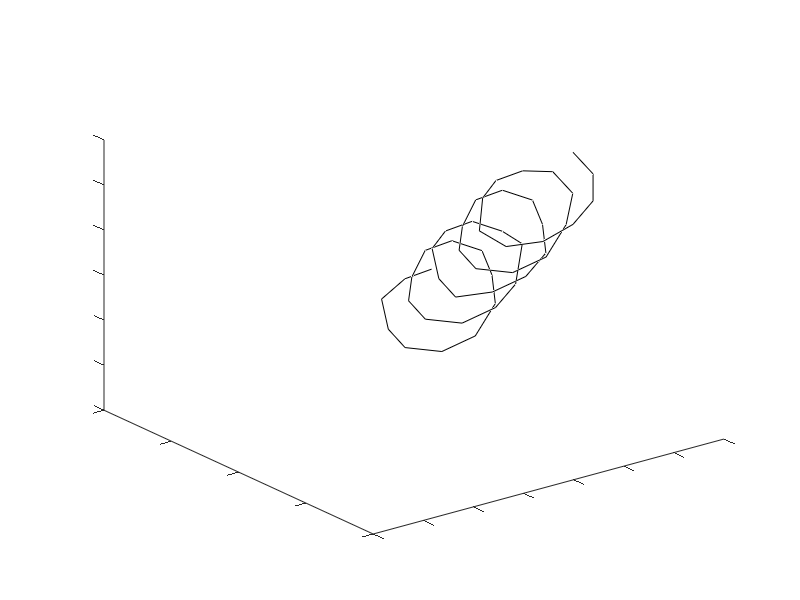

This chart was generated by the following MATLAB code:
clc
clear

% Parameters for the helix
radius = 5;   % Radius of the helix
pitch = 10;  % Distance between turns
num_turns = 5; % Number of turns
num_points_per_turn = 100; % Number of points per turn

% Calculate the total number of points
total_points = num_turns * num_points_per_turn;

% Create a vector of points along the z-axis
z = linspace(0, num_turns * pitch, total_points);

% Create a vector of angles for the helix
theta = linspace(0, num_turns * 2 * pi, total_points);

% Calculate the x and y coordinates of the helix
x = radius * cos(theta);
y = radius * sin(theta);

vertices = [x' y' z'];

% Generate random angles for rotation around x, y, and z axes
theta_x = rand * 2 * pi;
theta_y = rand * 2 * pi;
theta_z = rand * 2 * pi;

% Create rotation matrices for each axis
Rx = [
    1 0 0;
    0 cos(theta_x) -sin(theta_x);
    0 sin(theta_x) cos(theta_x)
    ];

Ry = [
    cos(theta_y) 0 sin(theta_y);
    0 1 0;
    -sin(theta_y) 0 cos(theta_y)
    ];

Rz = [
    cos(theta_z) -sin(theta_z) 0;
    sin(theta_z) cos(theta_z) 0;
    0 0 1
    ];

% Combine the rotation matrices
R = Rx * Ry * Rz;

% Apply the rotation to the vertices
rotated_vertices = (R * vertices')';

%%Your points
xyz_coordinates=round(rotated_vertices)-(round(min(min(rotated_vertices)))-1);

% Plot the original helix
figure
monomer_index=1:1:size(xyz_coordinates,1);
query_index=1:10:size(xyz_coordinates,1);
% Apply interpolation for each x,y and z
xx = interp1(monomer_index,xyz_coordinates(:,1),query_index,'spline');
yy = interp1(monomer_index,xyz_coordinates(:,2),query_index,'spline');
zz = interp1(monomer_index,xyz_coordinates(:,3),query_index,'spline');
plot3(xx,yy,zz,'-k', LineWidth=2)
set(gca,'Xticklabel',[])
set(gca,'Yticklabel',[]) 
set(gca,'Zticklabel',[])

% Determine the size of the image stack based on the maximum X, Y, and Z coordinates
max_x = max(max(xyz_coordinates));
max_y = max(max(xyz_coordinates));
max_z = max(max(xyz_coordinates));

% Initialize the binary image stack
binary_stack = false(max_y, max_x, max_z);

% % Convert XYZ coordinates to binary image stack
% for i = 1:size(xyz_coordinates, 1)
%     x = xyz_coordinates(i, 1);
%     y = xyz_coordinates(i, 2);
%     z = xyz_coordinates(i, 3);
%     binary_stack(y, x, z) = true;
% end
%
% % Display one of the slices (optional)
% for i = 1:1:size(binary_stack,3)
% imwrite(binary_stack(:, :, i),sprintf("/Users/lucasphilipp/Downloads/helix/helix_%i.png",i));
% end
